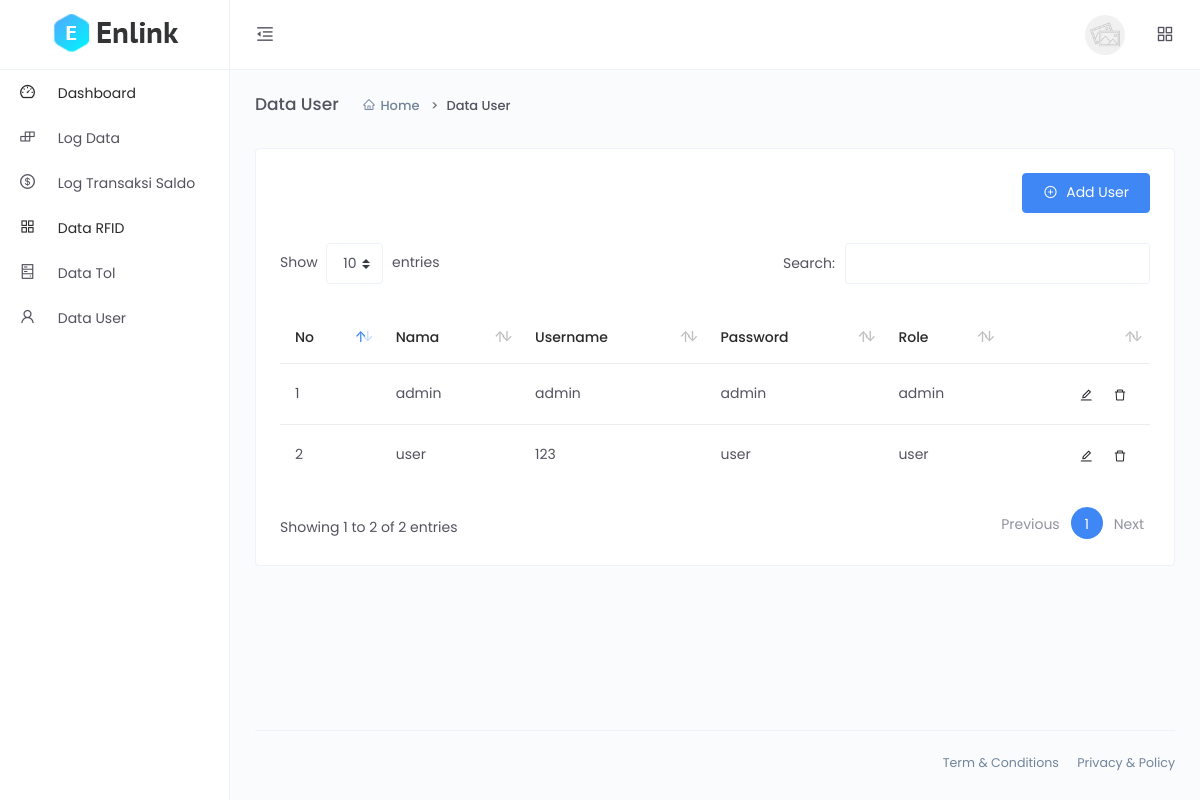
The page /Web/PROJECTkelompok/admin/datauser.php (signed in) on the database its author committed.
### tables this page shows
CREATE TABLE `tb_user` (
  `id` varchar(100) NOT NULL,
  `nama` varchar(100) NOT NULL,
  `username` varchar(100) NOT NULL,
  `password` varchar(100) NOT NULL,
  `role` varchar(100) NOT NULL
);

### Web/PROJECTkelompok/admin/datauser.php (the view, shortened to what this page needs)
<!DOCTYPE html>
<html lang="en">
<head>
    <link rel="stylesheet" type="text/css" href="../assets/vendor/datatables/css/dataTables.bootstrap4.css">
    <link href="../assets/css/app.min.css" rel="stylesheet">
</head>
<body>
    <div class="app">
        <div class="layout">
            <div class="header">
                <div class="logo logo-dark">
                    <a href="index.html">
                        <img src="../assets/images/logo/logo.png" alt="Logo">
                    </a>
                </div>
                <div class="nav-wrap">
                    <ul class="nav-left">
                        <li class="desktop-toggle">
                            <a href="javascript:void(0);">
                                <i class="anticon"></i>
                            </a>
                        </li>
                    </ul>
                    <ul class="nav-right">
                        <li class="dropdown dropdown-animated scale-left">
                            <div class="pointer" data-toggle="dropdown">
                                <div class="avatar avatar-image  m-h-10 m-r-15">
                                    <img src="../assets/images/avatars/thumb-3.jpg"  alt="">
                                </div>
                            </div>
                        </li>
                        <li>
                            <a href="javascript:void(0);" data-toggle="modal" data-target="#quick-view">
                                <i class="anticon anticon-appstore"></i>
                            </a>
                        </li>
                    </ul>
                </div>
            </div>
            <div class="side-nav">
                <div class="side-nav-inner">
                    <ul class="side-nav-menu scrollable">
                        <li class="nav-item dropdown open">
                            <a class="dropdown-toggle" href="index.php">
                                <span class="icon-holder">
                                    <i class="anticon anticon-dashboard"></i>
                                </span>
                                <span class="title">Dashboard</span>
                            </a>
                        </li>
                        <li class="nav-item dropdown">
                            <a class="dropdown-toggle" href="logdata.php">
                                <span class="icon-holder">
                                  <i class="anticon anticon-build"></i>
                                </span>
                                <span class="title">Log Data</span>
                            </a>
                        </li>
                        <li class="nav-item dropdown">
                            <a class="dropdown-toggle" href="transaksisaldo.php">
                                <span class="icon-holder">
                                    <i class="anticon anticon-dollar"></i>
                                </span>
                                <span class="title">Log Transaksi Saldo</span>
                            </a>
                        </li>
                        <li class="nav-item dropdown open">
                            <a class="dropdown-toggle" href="datarfid.php">
                                <span class="icon-holder">
                                    <i class="anticon anticon-appstore"></i>
                                </span>
                                <span class="title">Data RFID</span>
                            </a>
                        </li>
                        <li class="nav-item dropdown">
                            <a class="dropdown-toggle" href="datatol.php">
                                <span class="icon-holder">
                                    <i class="anticon anticon-hdd"></i>
                                </span>
                                <span class="title">Data Tol</span>
                            </a>
                        </li>
                        <li class="nav-item dropdown">
                            <a class="dropdown-toggle" href="datauser.php">
                                <span class="icon-holder">
                                    <i class="anticon anticon-user"></i>
                                </span>
                                <span class="title">Data User</span>
                            </a>
                        </li>
                    </ul>
                </div>
            </div>
            <div class="page-container">
                <div class="main-content">
                    <div class="page-header">
                        <h2 class="header-title">Data User</h2>
                        <div class="header-sub-title">
                            <nav class="breadcrumb breadcrumb-dash">
                                <a href="index.php" class="breadcrumb-item"><i class="anticon anticon-home m-r-5"></i>Home</a>
                                <span class="breadcrumb-item active">Data User</span>
                            </nav>
                        </div>
                    </div>
                    <div class="card">
                        <div class="card-body">
                            <div class="row m-b-30">
                                <div class="col-lg-8">
                                </div>
                                <div class="col-lg-4 text-right">
                                    <button class="btn btn-primary" data-toggle="modal" data-target="#modalTambahUser">
                                        <i class="anticon anticon-plus-circle m-r-5"></i>
                                        <span>Add User</span>
                                    </button>
                                </div>
                            </div>
                            <div class="table-responsive">
                            <table id="example" class="table table-hover e-commerce-table second" style="width:100%">
                                    <thead>
                                        <tr>
                                            <th>No</th>
                                            <th>Nama</th>
                                            <th>Username</th>
                                            <th>Password</th>
                                            <th>Role</th>
                                            <th></th>
                                        </tr>
                                    </thead>
                                    <tbody>
                                        <?php
                                            require "../koneksi.php";
                                            $datatampil = mysqli_query($koneksi, "SELECT * from  tb_user");
                                            $no=1;
                                            if (is_array($datatampil) || is_object($datatampil)){
                                                foreach ($datatampil as $row){
                                        ?>
                                        <tr>
                                            <td><?= $no; ?></td>
                                            <td><?= $row['nama']; ?></td>
                                            <td><?= $row['username']; ?></td>
                                            <td><?= $row['password']; ?></td>
                                            <td><?= $row['role']; ?></td>
                                            <td class="text-right">
                                                <button class="btn btn-icon btn-hover btn-sm btn-rounded" data-toggle="modal" data-target="#modalEditUser<?= $row['id']; ?>">
                                                    <i class="anticon anticon-edit"></i>
                                                </button>
                                                <a href="action/hapusUser.php?id=<?= $row['id'];?>" class="btn btn-icon btn-hover btn-sm btn-rounded" onclick="return confirm('Yakin akan menghapus User ini?');">
                                                    <i class="anticon anticon-delete"></i>
                                                </a>
                                            </td>
                                        </tr>
                                        <?php
                                            $no++;
                                                }
                                            }
                                        ?>
                                    </tbody>
                                </table>
                            </div>
                        </div>
                    </div>
                </div>
                <footer class="footer">
                    <div class="footer-content">
                        <span>
                            <a href="" class="text-gray m-r-15">Term &amp; Conditions</a>
                            <a href="" class="text-gray">Privacy &amp; Policy</a>
                        </span>
                    </div>
                </footer>
            </div>
        </div>
    </div>
</body>
</html>

### rows shown on the page
tb_user: nama "admin", username "admin", password "admin", role "admin"
tb_user: nama "user", username "123", password "user", role "user"
